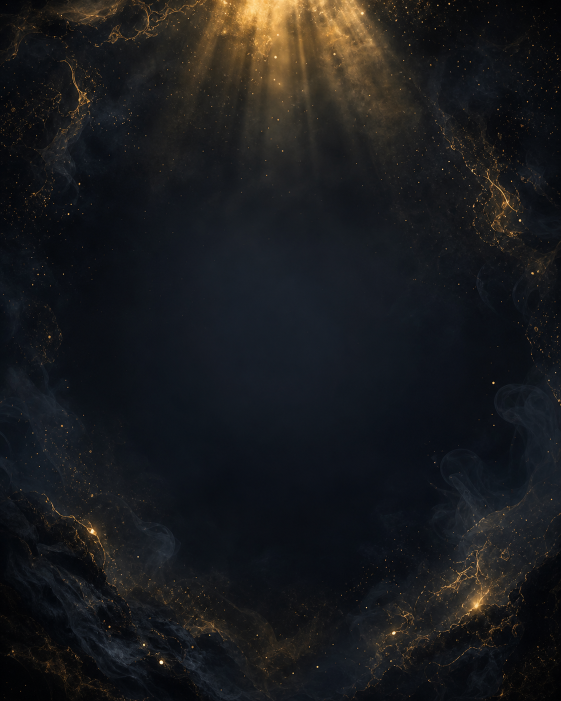
#> input picture carousel/bg/bg1.png, 1122 x 1402 px (shown at 1/2 size)
$ python slides_ty_sleduyushiy.py
#> lines starting #> are read from the running program, lines starting #| are printed output that depends on the picture
### carousel/engine.py
# -*- coding: utf-8 -*-
"""
Движок каруселей — СТАНДАРТ v2.

Правила стандарта (не менять без явного запроса):
  1. Формат 1080x1350 (4:5).
  2. Вверху слева — ТОЛЬКО номер слайда («01»), без тегов и подписей.
  3. Внизу НЕТ никаких подписей («свайпай» и т.п.).
  4. На последнем слайде под основным CTA всегда добавляется
     дополнительный микро-призыв, выбранный СЛУЧАЙНО из ACTION_CTAS
     (подписаться / сохранить / отправить близкому / поставить лайк).
  5. Палитра: чёрно-золотая. Белый = заголовки, золото = ключевая мысль,
     серый = основной текст.
  6. Размер шрифта авто-подгоняется, чтобы текст всегда влезал.

Использование: см. slides_*.py — там только контент + вызов build().
"""
import os
import random
from PIL import Image, ImageDraw, ImageFont, ImageFilter, ImageEnhance

# ------------------------------------------------------------------ константы
W, H = 1080, 1350
MARGIN = 96
SAFE_TOP = 150
SAFE_BOTTOM = 130

ROOT = os.path.dirname(os.path.abspath(__file__))
FDIR = os.path.join(ROOT, "fonts")
BGDIR = os.path.join(ROOT, "bg")

GOLD = (214, 175, 106)
GOLD_BRIGHT = (240, 205, 140)
WHITE = (245, 242, 236)
GREY = (176, 172, 165)

# дополнительные микро-призывы для последнего слайда (выбор случайный)
ACTION_CTAS = [
    "Подпишись, чтобы не потерять.",
    "Сохрани этот пост, чтобы вернуться.",
    "Отправь близкому человеку,\nкоторому это откликнется.",
    "Поставь лайк, если узнал свой Род.",
]


def font(name, size):
    return ImageFont.truetype(os.path.join(FDIR, name), size)


def F_BOLD(s):
    return font("Roboto-Bold.ttf", s)


# --------------------------------------------------------------------- стили
# style: (шрифт, размер, цвет, интерлиньяж, отступ снизу, капс)
STYLES = {
    "h1":     ("Roboto-Black.ttf",   74, WHITE,       1.14, 34, True),
    "h2":     ("Roboto-Bold.ttf",    58, WHITE,       1.18, 30, False),
    "gold":   ("Roboto-Bold.ttf",    50, GOLD_BRIGHT, 1.24, 28, False),
    "body":   ("Roboto-Regular.ttf", 40, GREY,        1.36, 26, False),
    "bodyw":  ("Roboto-Medium.ttf",  42, WHITE,       1.32, 26, False),
    "small":  ("Roboto-Regular.ttf", 32, GREY,        1.36, 20, False),
    "cta":    ("Roboto-Black.ttf",   64, WHITE,       1.16, 30, True),
    "zero":   ("Roboto-Black.ttf",  150, GOLD_BRIGHT, 1.05, 22, False),
    "action": ("Roboto-Medium.ttf",  36, GOLD,        1.30, 20, False),
    "rule":   (None,                  0, GOLD,        1.0,  34, False),
}


# ---------------------------------------------------------------------- фон
def make_bg(path, darken=0.55, blur=2, veil=90):
#> called with path = 'carousel/bg/bg1.png', darken = 0.5, blur = 2, veil = 90
    im = Image.open(path).convert("RGB")
#> im is the input picture: PIL image 1122x1402 RGB; mean R, G, B 25.9, 26.6, 28.5
    r = max(W / im.width, H / im.height)
#> r = 0.963
    im = im.resize((int(im.width * r + 1), int(im.height * r + 1)), Image.LANCZOS)
#> im: PIL image 1081x1351 RGB
    x, y = (im.width - W) // 2, (im.height - H) // 2
#> x = 0; y = 0
    im = im.crop((x, y, x + W, y + H))
#> im: PIL image 1080x1350 RGB
    if blur:
        im = im.filter(ImageFilter.GaussianBlur(blur))
    im = ImageEnhance.Brightness(im).enhance(darken)
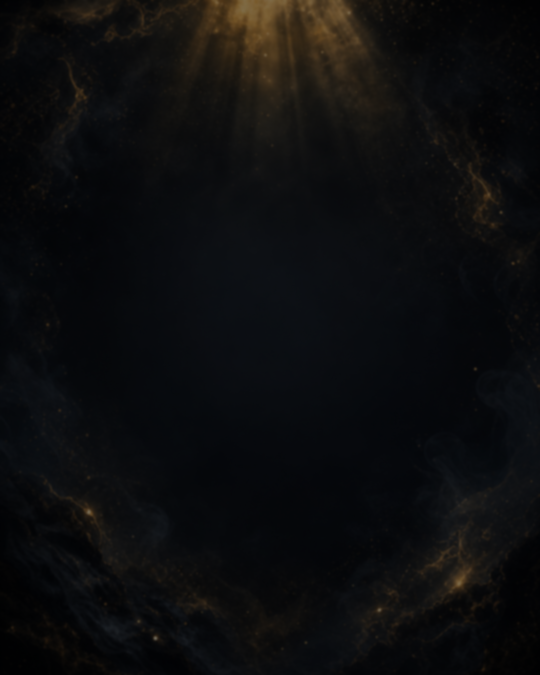
#> im: PIL image 1080x1350 RGB (shown at 1/2 size); mean R, G, B 12.7, 13.1, 14
    mask = Image.new("L", (W, H), veil)
#> mask: PIL image 1080x1350 L; every value is 90
    im = Image.composite(Image.new("RGB", (W, H), (6, 8, 14)), im, mask)
    return im


# --------------------------------------------------------------------- текст
def wrap(draw, text, fnt, maxw):
    words, lines, cur = text.split(), [], ""
    for w in words:
        t = (cur + " " + w).strip()
        if draw.textlength(t, font=fnt) <= maxw or not cur:
            cur = t
        else:
            lines.append(cur)
            cur = w
    if cur:
        lines.append(cur)
    return lines


def glow_text(img, xy, text, fnt, fill, anchor="mm", radius=12):
    layer = Image.new("RGBA", img.size, (0, 0, 0, 0))
    ImageDraw.Draw(layer).text(xy, text, font=fnt, fill=(0, 0, 0, 200), anchor=anchor)
    img.alpha_composite(layer.filter(ImageFilter.GaussianBlur(radius)))
    ImageDraw.Draw(img).text(xy, text, font=fnt, fill=fill, anchor=anchor)


def layout(blocks, maxw, scale=1.0):
#> called with maxw = 888, scale = 1
    d = ImageDraw.Draw(Image.new("RGB", (10, 10)))
    prepared, total = [], 0
    for style, text in blocks:
        fname, size, color, lh, sp, caps = STYLES[style]
        sp = int(sp * scale)
        if style == "rule":
            prepared.append((style, None, color, 0, ["-"]))
            total += 4 + sp
            continue
        fsize = max(18, int(size * scale))
        fnt = font(fname, fsize)
        t = text.upper() if caps else text
        lines = []
        for para in t.split("\n"):
            lines += wrap(d, para, fnt, maxw) if para.strip() else [""]
        step = int(fsize * lh)
        prepared.append((style, fnt, color, step, lines))
        total += step * len(lines) + sp
    return prepared, total


# ------------------------------------------------------------------- рендер
def render_slide(idx, bgfile, blocks, out_path, darken=0.55):
    base = make_bg(os.path.join(BGDIR, bgfile), darken=darken).convert("RGBA")
    maxw = W - 2 * MARGIN
    avail = H - SAFE_TOP - SAFE_BOTTOM

    scale = 1.0
    prepared, total = layout(blocks, maxw, scale)
    while total > avail and scale > 0.5:
        scale -= 0.03
        prepared, total = layout(blocks, maxw, scale)

    y = (H - total) / 2 + 14

    # номер слайда — и больше ничего в шапке
    d = ImageDraw.Draw(base)
    d.text((MARGIN, 76), f"{idx:02d}", font=F_BOLD(30), fill=GOLD, anchor="lm")
    d.line([(MARGIN + 50, 76), (MARGIN + 112, 76)], fill=GOLD, width=2)

    for style, fnt, color, step, lines in prepared:
        sp = int(STYLES[style][4] * scale)
        if style == "rule":
            cy = int(y + 2)
            ImageDraw.Draw(base).line([(W / 2 - 70, cy), (W / 2 + 70, cy)],
                                      fill=GOLD, width=3)
            y += 4 + sp
            continue
        for ln in lines:
            if ln:
                glow_text(base, (W / 2, y + step / 2), ln, fnt, color)
            y += step
        y += sp
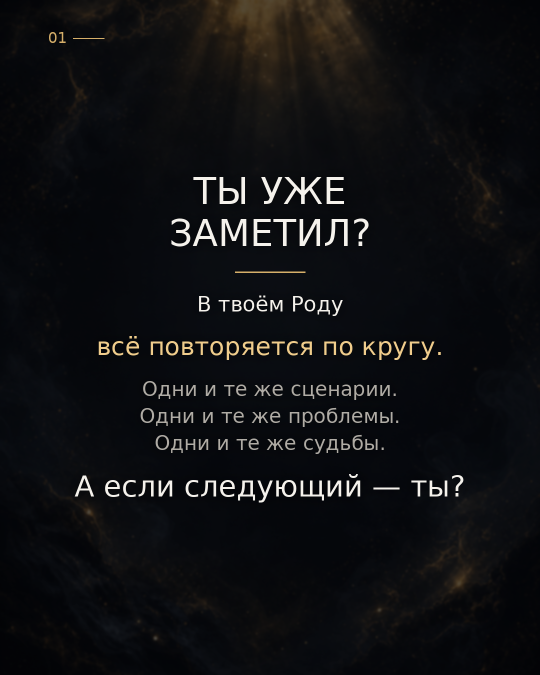
#> base: PIL image 1080x1350 RGBA (shown at 1/2 size); mean R, G, B, A 16.3, 16.8, 18.9, 255
#> after the loop, y = 1037.5

    base.convert("RGB").save(out_path, quality=95)
    return out_path


def build(slides, outdir, seed=None, action_cta=None):
    """slides: список кортежей (bg_file, blocks, darken|None).
    На последний слайд автоматически добавляется случайный микро-призыв."""
    os.makedirs(outdir, exist_ok=True)
    if seed is not None:
        random.seed(seed)
    chosen = action_cta or random.choice(ACTION_CTAS)

    paths = []
    n = len(slides)
    for i, item in enumerate(slides, start=1):
        bgfile, blocks = item[0], list(item[1])
        darken = item[2] if len(item) > 2 and item[2] else (0.5 if "1" in bgfile else 0.62)
        if i == n:
            blocks = blocks + [("rule", ""), ("action", chosen)]
        p = render_slide(i, bgfile, blocks, os.path.join(outdir, f"slide_{i}.png"), darken)
        paths.append(p)
        print("saved", p)
#> pass 2 of the loop in build, `for i, item in enumerate(slides, start=1):`:
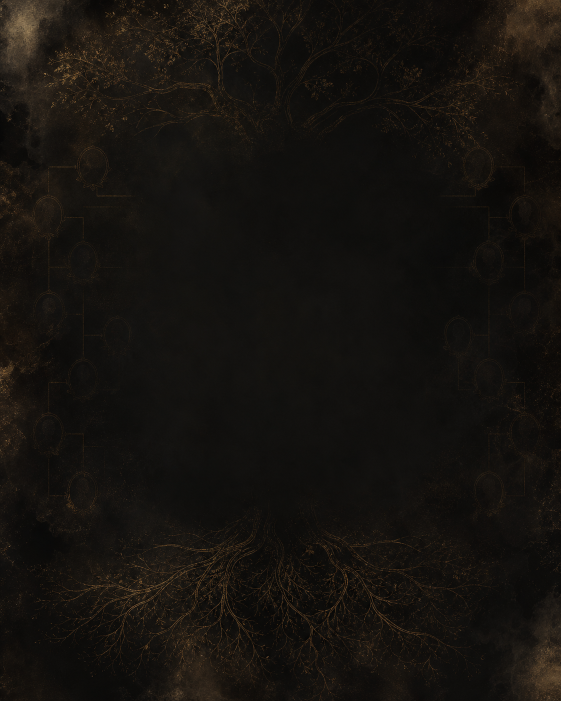
#> input picture carousel/bg/bg2.png, 1122 x 1402 px (shown at 1/2 size)
#> in make_bg, im is the input picture: PIL image 1122x1402 RGB; mean R, G, B 21.6, 18.5, 14.7
#> in make_bg (call 2), `im = ImageEnhance.Brightness(im).enhance(darken)`:
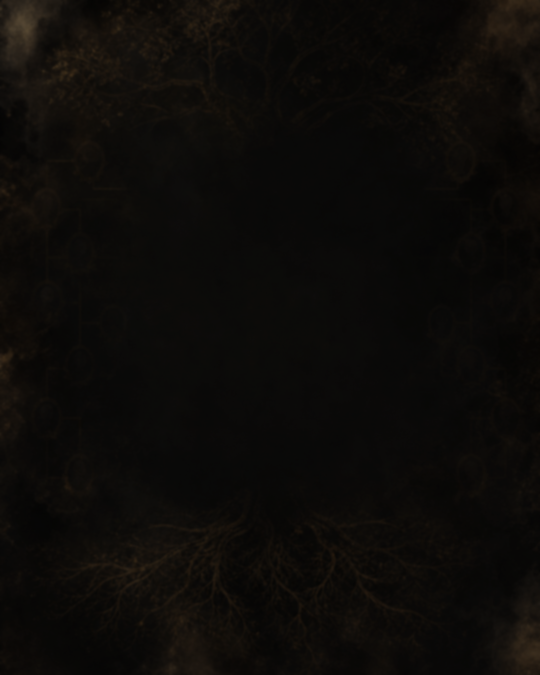
#> im: PIL image 1080x1350 RGB (shown at 1/2 size); mean R, G, B 12.9, 11, 8.6
#> in render_slide (call 2), `prepared, total = layout(blocks, maxw, scale)`: prepared = 8 items; total = 972
#> after the loop in render_slide (call 2), `while total > avail and scale > 0.5:`: scale = 1
#> in render_slide (call 2), `y = (H - total) / 2 + 14`: y = 203
#> the loop in render_slide (call 2), `for style, fnt, color, step, lines in prepared:` made 8 passes
#> (style, fnt, color, step, lines, sp, cy, y) on pass 2: ('rule', None, (214, 175, 106), 0, ['-'], 34, 371, 407)
#> after the loop in render_slide (call 2), `for style, fnt, color, step, lines in prepared:`:
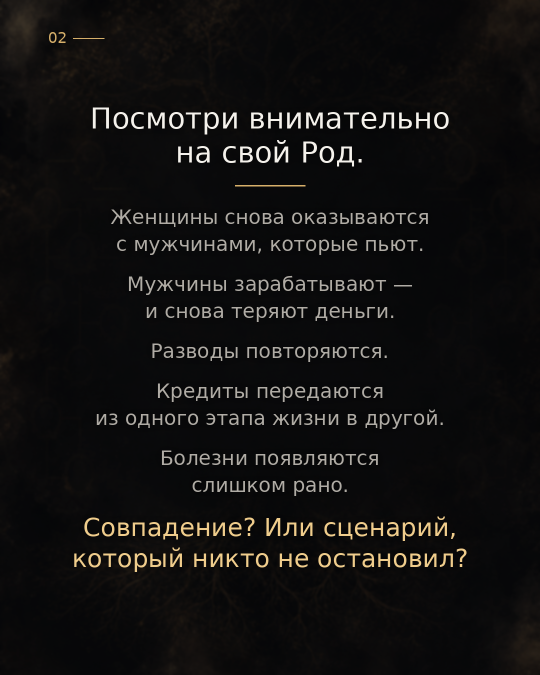
#> base: PIL image 1080x1350 RGBA (shown at 1/2 size); mean R, G, B, A 18.8, 17.8, 17.3, 255
#> after the loop in render_slide (call 2), `for style, fnt, color, step, lines in prepared:`: y = 1175

    # контактный лист
    ims = [Image.open(p).resize((360, 450)) for p in paths]
    cols = 4
    rows = (len(ims) + cols - 1) // cols
    sheet = Image.new("RGB", (cols * 370 + 10, rows * 460 + 10), (12, 12, 14))
    for i, im in enumerate(ims):
        sheet.paste(im, (10 + (i % cols) * 370, 10 + (i // cols) * 460))
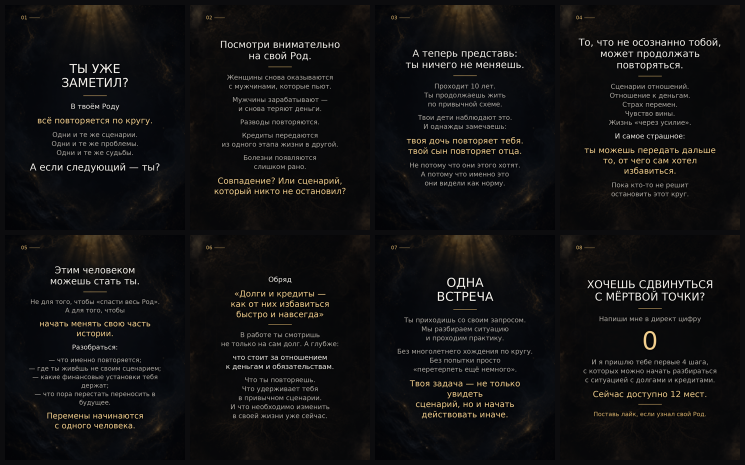
#> sheet: PIL image 1490x930 RGB (shown at 1/2 size); mean R, G, B 17.8, 17.5, 18.1
    sheet.save(os.path.join(outdir, "preview_all.jpg"), quality=90)
    print("action CTA:", chosen.replace("\n", " "))
    return paths

### carousel/slides_ty_sleduyushiy.py
# -*- coding: utf-8 -*-
"""Карусель «Ты следующий?» — контент. Рендер по стандарту из engine.py"""
import os
from engine import build

OUT = os.path.join(os.path.dirname(os.path.abspath(__file__)), "out")

SLIDES = [
    # 1 — ХУК
    ("bg1.png", [
        ("h1", "Ты уже\nзаметил?"),
        ("rule", ""),
        ("bodyw", "В твоём Роду"),
        ("gold", "всё повторяется по кругу."),
        ("body", "Одни и те же сценарии.\nОдни и те же проблемы.\nОдни и те же судьбы."),
        ("h2", "А если следующий — ты?"),
    ]),
    # 2 — УЗНАВАНИЕ ПРОБЛЕМЫ
    ("bg2.png", [
        ("h2", "Посмотри внимательно\nна свой Род."),
        ("rule", ""),
        ("body", "Женщины снова оказываются\nс мужчинами, которые пьют."),
        ("body", "Мужчины зарабатывают —\nи снова теряют деньги."),
        ("body", "Разводы повторяются."),
        ("body", "Кредиты передаются\nиз одного этапа жизни в другой."),
        ("body", "Болезни появляются\nслишком рано."),
        ("gold", "Совпадение? Или сценарий,\nкоторый никто не остановил?"),
    ]),
    # 3 — РАСКАЧИВАНИЕ
    ("bg1.png", [
        ("h2", "А теперь представь:\nты ничего не меняешь."),
        ("rule", ""),
        ("body", "Проходит 10 лет.\nТы продолжаешь жить\nпо привычной схеме."),
        ("body", "Твои дети наблюдают это.\nИ однажды замечаешь:"),
        ("gold", "твоя дочь повторяет тебя.\nтвой сын повторяет отца."),
        ("body", "Не потому что они этого хотят.\nА потому что именно это\nони видели как норму."),
    ]),
    # 4 — ЦЕНА БЕЗДЕЙСТВИЯ
    ("bg2.png", [
        ("h2", "То, что не осознанно тобой,\nможет продолжать\nповторяться."),
        ("rule", ""),
        ("body", "Сценарии отношений.\nОтношение к деньгам.\nСтрах перемен.\nЧувство вины.\nЖизнь «через усилие»."),
        ("bodyw", "И самое страшное:"),
        ("gold", "ты можешь передать дальше\nто, от чего сам хотел избавиться."),
        ("body", "Пока кто-то не решит\nостановить этот круг."),
    ]),
    # 5 — ПОВОРОТ
    ("bg1.png", [
        ("h2", "Этим человеком\nможешь стать ты."),
        ("rule", ""),
        ("body", "Не для того, чтобы «спасти весь Род».\nА для того, чтобы"),
        ("gold", "начать менять свою часть истории."),
        ("bodyw", "Разобраться:"),
        ("body", "— что именно повторяется;\n— где ты живёшь не своим сценарием;\n— какие финансовые установки тебя держат;\n— что пора перестать переносить в будущее."),
        ("gold", "Перемены начинаются\nс одного человека."),
    ]),
    # 6 — ЧТО ВНУТРИ
    ("bg2.png", [
        ("bodyw", "Обряд"),
        ("gold", "«Долги и кредиты —\nкак от них избавиться\nбыстро и навсегда»"),
        ("rule", ""),
        ("body", "В работе ты смотришь\nне только на сам долг. А глубже:"),
        ("bodyw", "что стоит за отношением\nк деньгам и обязательствам."),
        ("body", "Что ты повторяешь.\nЧто удерживает тебя\nв привычном сценарии.\nИ что необходимо изменить\nв своей жизни уже сейчас."),
    ]),
    # 7 — ФОРМАТ
    ("bg1.png", [
        ("h1", "Одна\nвстреча"),
        ("rule", ""),
        ("body", "Ты приходишь со своим запросом.\nМы разбираем ситуацию\nи проходим практику."),
        ("body", "Без многолетнего хождения по кругу.\nБез попытки просто\n«перетерпеть ещё немного»."),
        ("gold", "Твоя задача — не только увидеть\nсценарий, но и начать\nдействовать иначе."),
    ]),
    # 8 — CTA (микро-призыв добавится автоматически)
    ("bg2.png", [
        ("cta", "Хочешь сдвинуться\nс мёртвой точки?"),
        ("rule", ""),
        ("body", "Напиши мне в директ цифру"),
        ("zero", "0"),
        ("body", "И я пришлю тебе первые 4 шага,\nс которых можно начать разбираться\nс ситуацией с долгами и кредитами."),
        ("gold", "Сейчас доступно 12 мест."),
    ]),
]

if __name__ == "__main__":
    build(SLIDES, OUT)
